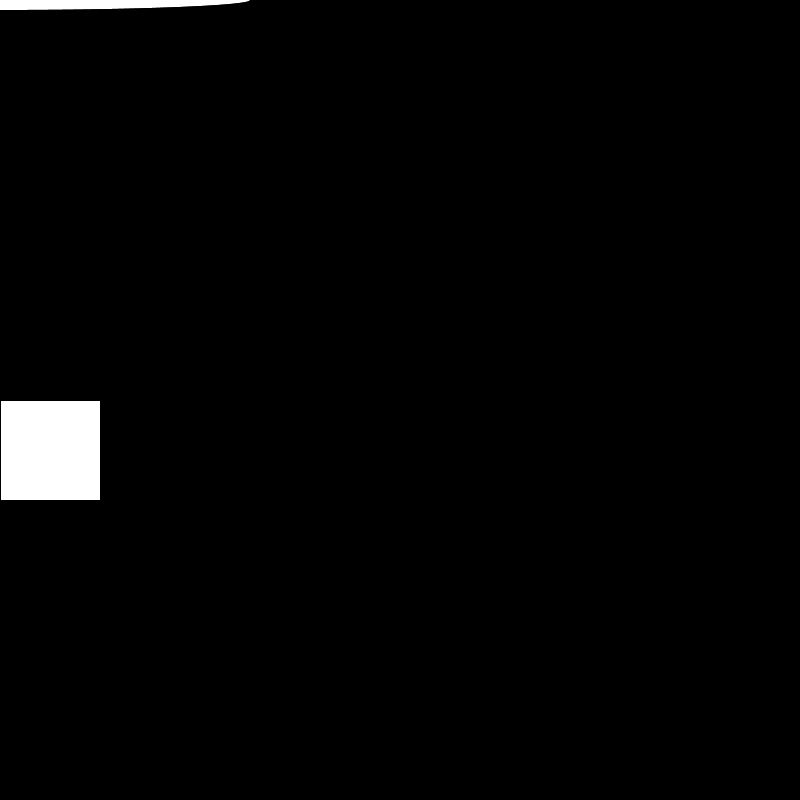
Frame 1 (no input)
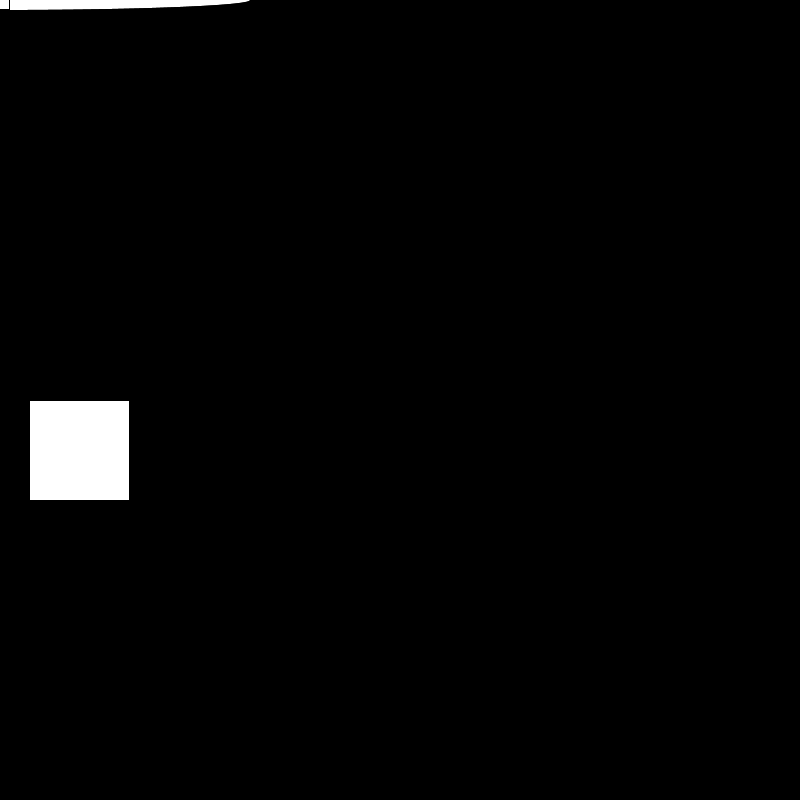
Frame 60 (the mouse pressed at the canvas centre just before this capture)
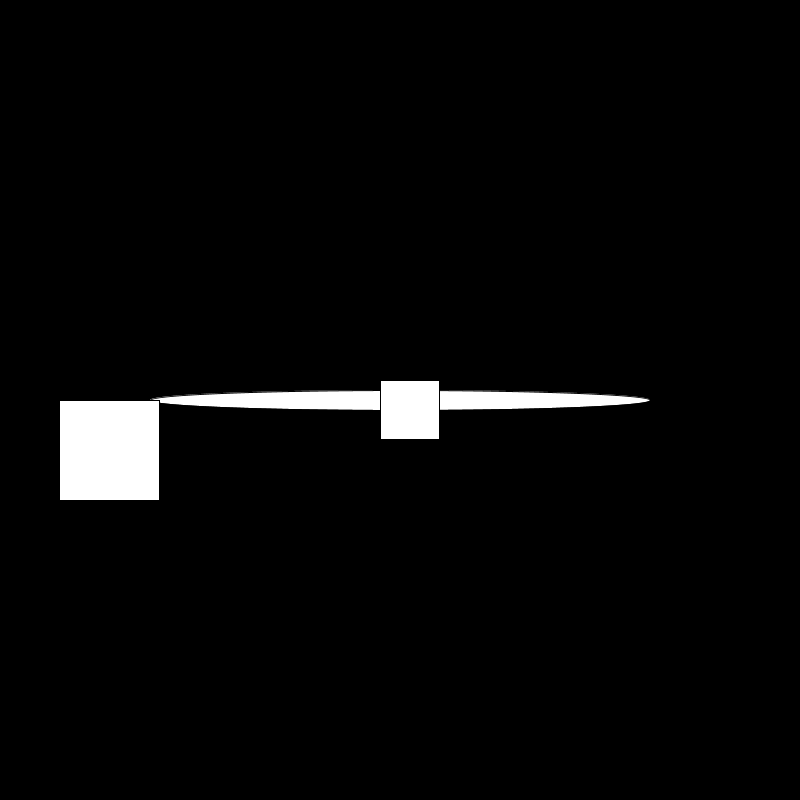
Frame 120 (the mouse held since frame 60 and released just before this capture)

The Processing sketch that drew these frames (run headless with seeded random() and noise(); from frame 60 on, the mouse is pressed at the canvas centre):

// Processing sketch: Float_and_Boolean
// ── Float_and_Boolean.pde
//Variables!

int number = 5; //the word number will be equal to 5
//5 is not the same as 5.0

float move = 0.1;
float increment = 0.5;
float grow = 0.1;
//Use a float to do decimals



int scale = 100;

boolean stateFlag = true;

void setup()
{
  size(800,800);
}

void draw()
{
  background (0);
  
  ellipse(mouseX,mouseY,scale*number,scale/number);
  
  rect(mouseX-20,mouseY-20,grow,grow);
  
  rect (move,400,100,100);
  
  grow = grow + increment; //adds increment to grow continuously
 
  move = move + increment; //adds increment to move continuously
  
  println("MOVE=" +move+ " GROW=" + grow + " X POS=" + mouseX);
}
